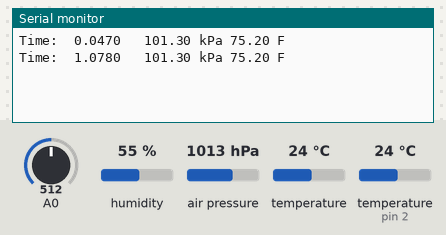
Recording of a sketch running on a simulated Arduino Uno, built with avr-gcc and run on an emulated ATmega328P. On the bench: the last lines printed to the serial monitor. The inputs (shaded band) are chosen by the test bench; at power-on: air pressure 1013 hPa, temperature 24 °C, A0 = 512, humidity 55 %, temperature (sensor on pin 2) 24 °C.

Above: at 1.2 s.
1.3 s: air pressure set to 952 hPa
At 2.6 s:
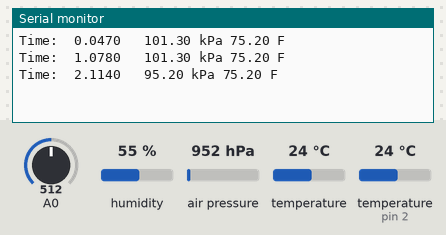
2.8 s: temperature (sensor 0) set to 12 °C
At 3.6 s:
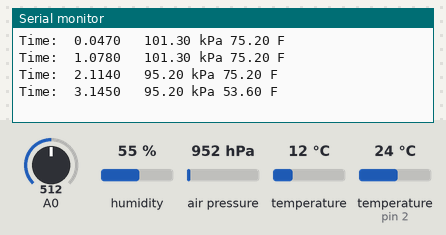
4.3 s: air pressure set to 975 hPa
At 4.3 s:
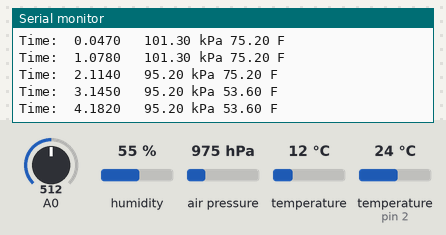
Timing chart, 0 to 7.3 s (numbered marks = the images above; inputs shaded):
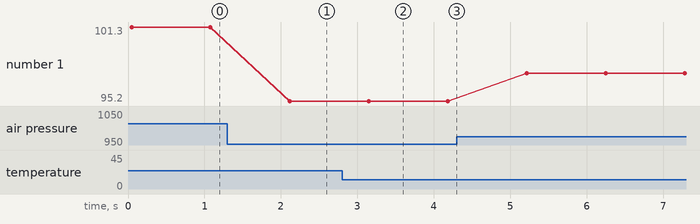

Measured:
- after the input at 1.3 s, the serial monitor: prints a new line after 0.82 s (image 1)
- after the input at 2.8 s, the serial monitor: prints a new line after 0.35 s (image 2)
- plotted number 1: 101.3 → 95.2 after the input at 1.3 s, 95.2 → 97.5 after the input at 4.3 s

The sketch:

mastercode.ino
```cpp
#include "DHT.h"

#define DHTPIN 2
#define DHTTYPE DHT21 // THis should be good for the DHT 2301 sensor
#include <Wire.h>
#include <Adafruit_MPL3115A2.h>
Adafruit_MPL3115A2 baro = Adafruit_MPL3115A2();


float V_0 = 5.0; // supply voltage to the pressure sensor
float rho = 1.204; // air density

// parameters for averaging and offset
float veloc = 0;
//float veloc2 = 0;
float offset = 0;
//float offset2 = 0;
float offset_size = 100;
float veloc_mean_size = 201;
float zero_span = 2;
float voltage = 0;
//float voltage2 = 0;
DHT dht(DHTPIN, DHTTYPE);
unsigned long time;

void setup() {
  // setup and calculate offset
  Serial.begin(9600);
  for (int ii=0;ii<offset_size;ii++){
    offset += analogRead(A0)-(1023/2);
    //offset2 += analogRead(A1)-(1023/2);
  }
  offset /= offset_size;
  //offset2 /= offset_size;
}

void loop() {
  float adc_avg = 0;
  float veloc = 0.0;
  //float adc_avg2 = 0;
  //float veloc2 = 0.0;

  //average a few ADC readings for stability
  for (int ii=0;ii<veloc_mean_size;ii++){
    adc_avg+= analogRead(A0)-offset;
    //adc_avg2+= analogRead(A1)-offset2;
  }
  adc_avg/=veloc_mean_size;
  //adc_avg2/=veloc_mean_size;

  voltage = (adc_avg/1023)*5;
  //voltage2 = (adc_avg/1023)*5;

  // make sure if the ADC reads below 512 then its a negative velocity
  if (adc_avg>512-zero_span and adc_avg<512+zero_span){
  } else{
    if (adc_avg<512){
      veloc = -sqrt((-10000.0*((adc_avg/1023.0)-0.5))/rho);
    } else {
      veloc = sqrt((10000.0*((adc_avg/1023.0)-0.5))/rho);
    }
  }

if (! baro.begin()) {
    Serial.println("Couldnt find sensor");
    return;
  }
  float h = dht.readHumidity(); float dht_f = dht.readTemperature(true);
  float barr = baro.getPressure();
  float bar = (barr / 1000);
  float tempc = baro.getTemperature();
  float tempF = (tempc * 9/5) + 32;


  // same as before but for the second pitot tube
  //if (adc_avg2>512-zero_span and adc_avg2<512+zero_span){
  //} else{
    //if (adc_avg2<512){
      //veloc2 = -sqrt((-10000.0*((adc_avg2/1023.0)-0.5))/rho);
    //} else {
      //veloc2 = sqrt((10000.0*((adc_avg2/1023.0)-0.5))/rho);
    //}
  //}

float volume = 3.14159*(.0254*.0254)*veloc;
//float volume2 = 3.14159*(.0254*.0254)*veloc2;

  //Serial.print(veloc);
  //rial.print(" m/s ");
  //Serial.print(volume,4);
  //Serial.print("m^3/s ");
  //Serial.print(adc_avg);
  //Serial.print(" bits ");
  //Serial.print(voltage);
  //Serial.print(" Volts         ");
  //Serial.print(veloc2);
  //Serial.print(" m/s ");
  //Serial.print(volume2,4);
  //Serial.print(" m^3/s ");
  //Serial.print(adc_avg2);
  //Serial.print(" bits ");
  //Serial.print(voltage2);
  //Serial.print(" Volts        ");
  Serial.print("Time:  ");
  time = millis();
  Serial.print(time/1000.0,4);
  Serial.print("   ");
  Serial.print(bar);
  Serial.print(" kPa ");
  Serial.print(tempF);
  Serial.println(" F ");
  //Serial.println(h);
  delay(1000);
}
```
